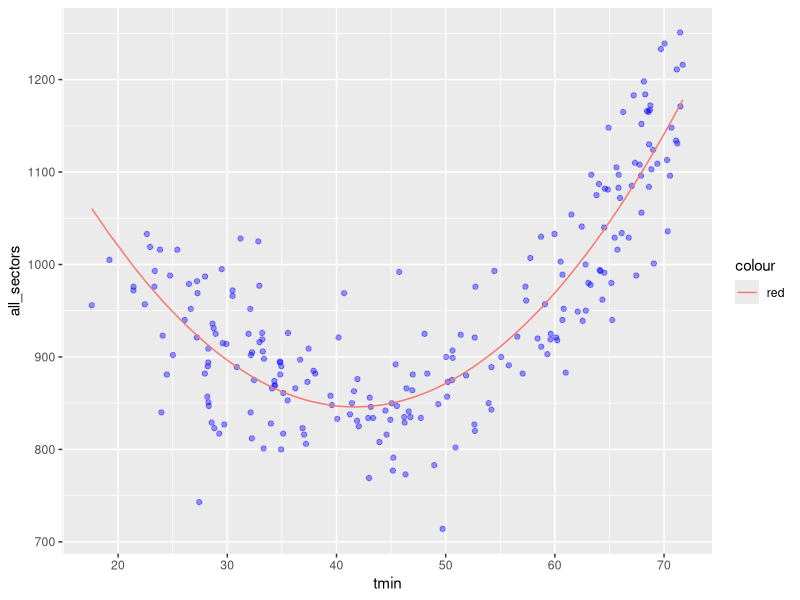
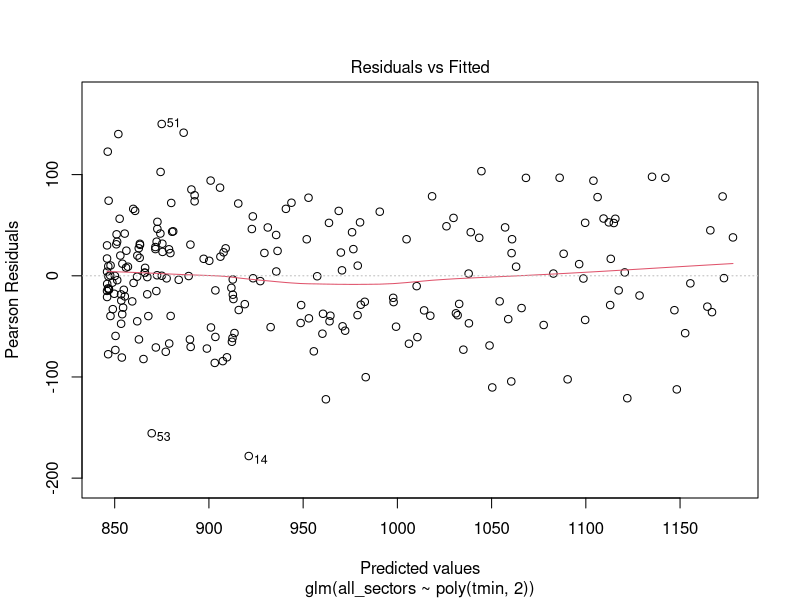
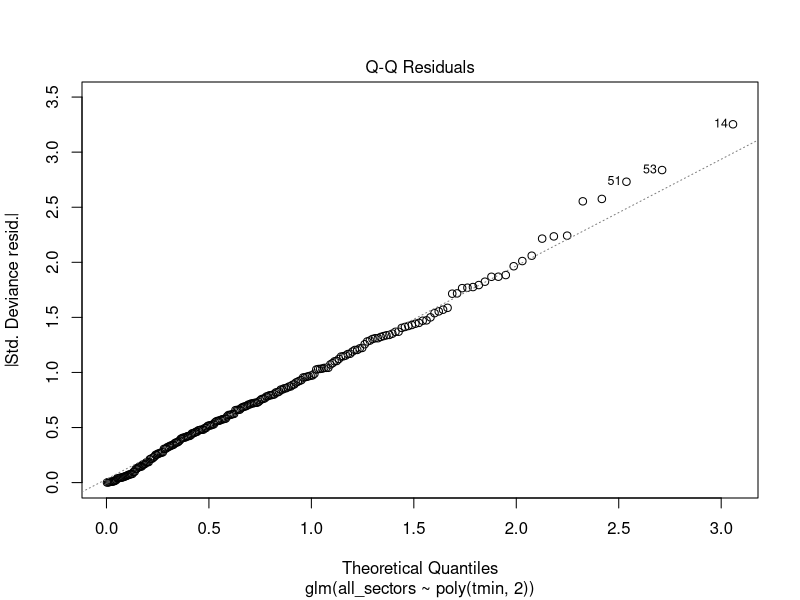
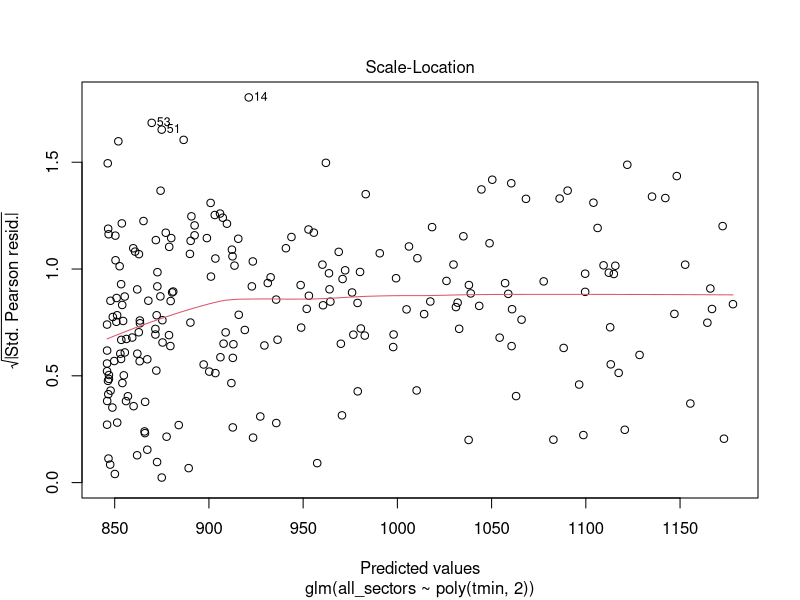
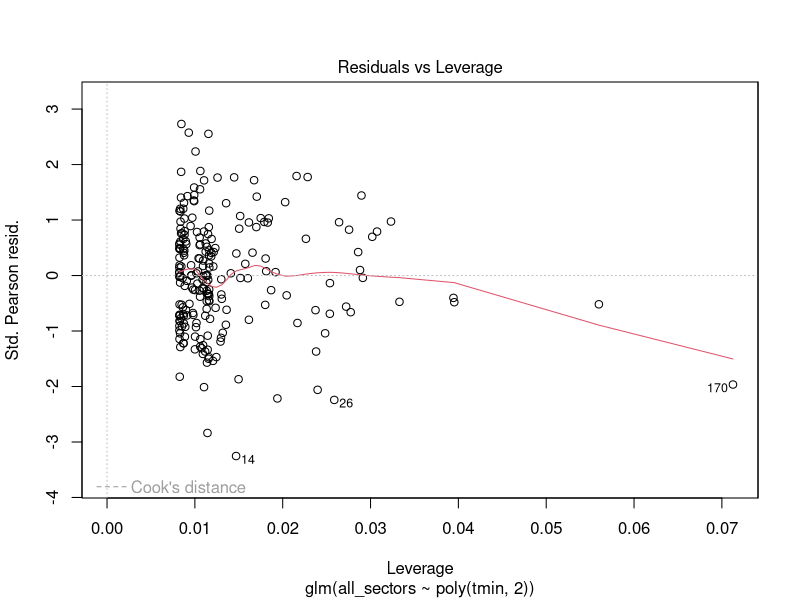

The R script that drew these images, in order:
## In this update, I perform 10-fold cross-validation on my polynomial model 
# in order to select the correct degree of polynomial. Since this is time-
# series data, cross validation has to be implemented carefully: the basic idea
# is, avoid training on the future to predict the past. To avoid this issue, 
# I implement the method of "rolling through" the data, as described by Rob 
# J. Hyndman here: https://robjhyndman.com/hyndsight/crossvalidation/

library(dplyr)
library(readr)
library(ggplot2)

## Import the result of joining aggregated weather data with energy sales data----
sales_weather <- read_csv("sales_weather.csv")


## Split data into 18 training and testing sets----
train_sets <- list()
test_sets <- list()

for (yr in (1:18)) {
  
  train_sets[[yr]] <- data.frame(filter(sales_weather, year<=(2000+yr))) # Each training set is the data
                                                                         # for years <= yr.
  
  test_sets[[yr]] <- data.frame(filter(sales_weather, year==(2001+yr))) # Each test set is the data
                                                                        # for the year yr+1.
}


## Initialize vectors cv.rmse and cv.se, and a matrix, errs----
# 1) cv.rmse[i] will give, for each polynomial degree i, the root mean squared error for models of 
#    degree i, estimated by cross validation across 18 training sets (folds). 
# 2) cv.se[i] will give the standard error of cv.rmse[i], estimated over the 18 training sets. 
# 3) The matrix errs gives, for each degree i and training set yr, the estimated RMSE of a degree
#    i model trained on yr. 
#
# NOTE 1: cv.rmse[i] will be calculated as the mean of errs[i,], and cv.se[i] will be the standard 
#         deviation of errs[i,]. With these vectors in hand, we will use the one standard error rule to 
#         choose the degree of our polynomial. 
#
# NOTE 2: If we wanted to ensure that the process of choosing a degree for the polynomial is less
#         vulnerable to outliers, we could instead look at average absolute value of error rather 
#         than RMSE. I haven't explored that yet in this case, but I suspect that the results would be 
#         very similar. 
cv.rmse <- rep(0,6)
cv.se <- rep(0,6)
errs <- matrix(NA,6,18)

## For each degree i, cross-validate an ith degree polynomial model, using our 18 training sets
# as the cv folds, calculating & storing estimated test RMSEs for each degree, & their SEs----

for (i in (1:6)) {

    # For each training set yr, fit a degree i model on yr, which comprises all years up to and including
    # the year represented by yr. Test the model on the designated test set and store the test RMSE.
    #
    # NOTE: Normally, for such a small dataset (small n) it would be prudent to repeat this process and 
    #       average the results, to get a more accurate estimate of test RMSE. However, since we are 
    #       using the "rolling" cross validation method, the training sets are not chosen randomly. Hence 
    #       repeating the process would be pointless; we'd get the same results every time, since we'd
    #       be training on exactly the same 18 training sets in each trial. 
    for (yr in (1:18)) {
      
      # Fit an i degree polynomial model on yr. 
      glm.fit <- glm(all_sectors~poly(tmin,i),data=train_sets[[yr]])
    
      # Calculate & store the RMSE using the test dataset comprising yr + 1. 
      errs[i,yr] <- sqrt(mean((predict(glm.fit, test_sets[[yr]]) - test_sets[[yr]]$all_sectors)^2))
    }
  
  # The cv estimated RMSE for each polynomial degree is the average RMSE of models of that degree over
  # all test sets. 
  cv.rmse[i] <- mean(errs[i,])
    
  # For each degree i, the standard error of the cv estimated RMSE for models of degree i is the standard 
  # deviation of estimated RMSEs for models of that degree, across all trials. (Here we assume that these
  # estimated RMSEs follow a normal distribution. But even if not, our answer won't be far off.) 
  cv.se[i] <- sd(errs[i,])
}

## Implement the one standard error rule to choose the degree for our our polynomial model----
# We'll identify the degree i with smallest estimated MSE, and the standard error se for 
# estimated cross validation MSE for models of degree i. Then we'll pick the degree whose 
# estimated MSE is within se of i's estimated cross validation MSE. 
cv.rmse
cv.se
# Here the degree with smallest estimated RMSE is 3, with RMSE ~54.88. The standard error for RMSE for 
# models of degree 3 is ~19.04. The smallest degree with MSE within 19.04 of 55 is  2, with RMSE of 55.41. 
# So by the one standard error rule, we should go with a quadratic model. 

# Plot a quadratic model against our data points and see if it looks reasonable to the naked eye:
glm.fit <- glm(all_sectors~poly(tmin,2),data=sales_weather)
ggplot(data=sales_weather, aes(x=tmin, y=all_sectors)) + geom_point(color="blue",alpha=0.4) +
  geom_line(aes(x=tmin,y=predict(glm.fit),color="red"))
# This plot looks intuitively like a good fit for the data. 
plot(glm.fit)
# The residual plot looks very good. 